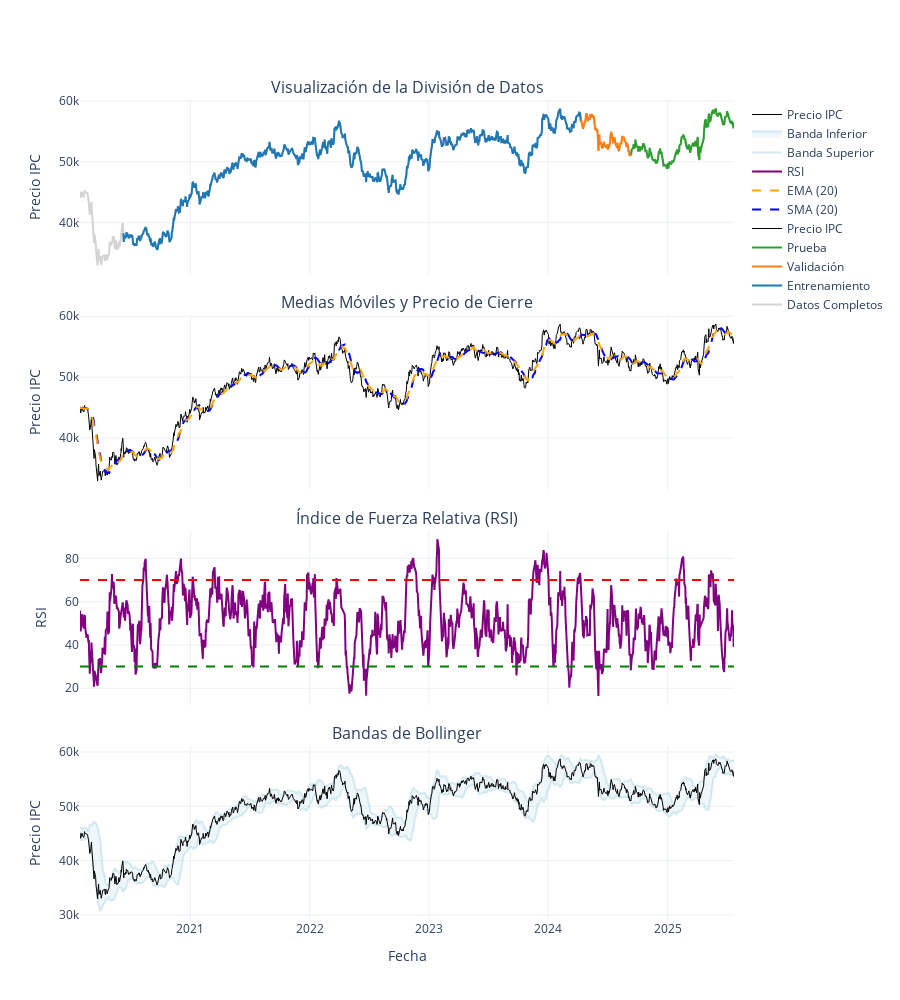

This figure's notebook cell:
### Markdown cell above
### 1. Pipeline de Procesamiento de Datos y Feature Engineering

Este pipeline se encarga de todo el proceso de preparación de datos:
1.  **Ingesta de Datos**: Descarga los precios de cierre diarios del IPC (`^MXX`) y de un conjunto de acciones relevantes del mercado mexicano usando `yfinance`.
2.  **Filtrado por Correlación**: Elimina tickers que tienen una correlación muy alta (>0.9) entre sí para evitar la multicolinealidad, conservando siempre el ticker objetivo (`^MXX`).
3.  **Ingeniería de Características (Feature Engineering)**: Calcula indicadores técnicos comunes (SMA, EMA, RSI, Bandas de Bollinger) para el IPC. Estos indicadores le dan al modelo más contexto sobre la tendencia, momento y volatilidad del mercado.
4.  **Limpieza Final**: Elimina cualquier fila con valores `NaN` que se generan al calcular los indicadores técnicos (que requieren un período inicial de datos).
5.  **Creación de Secuencias**: Transforma el set de datos en secuencias de `WINDOW_SIZE` (90 días) para entrenar el modelo LSTM. Cada secuencia de 90 días de todas las características se usa para predecir el precio del IPC del día 91.
6.  **División de Datos Robusta**: Utiliza `TimeSeriesSplit` para dividir los datos en conjuntos de entrenamiento y prueba, asegurando que el modelo no vea datos futuros durante el entrenamiento. Luego, se extrae un conjunto de validación del final del conjunto de entrenamiento.

### Code cell
# --- Data Processing Pipeline (UPDATED with Feature Engineering and Econometric Plots) ---
import plotly.subplots as sp

# --- Function to add technical indicators ---
def add_technical_indicators(df, ticker, window_size=20):
    """Adds technical indicators to the dataframe for a specific ticker."""
    df[f'{ticker}_SMA'] = df[ticker].rolling(window=window_size).mean()
    df[f'{ticker}_EMA'] = df[ticker].ewm(span=window_size, adjust=False).mean()
    delta = df[ticker].diff(1)
    gain = (delta.where(delta > 0, 0)).rolling(window=window_size).mean()
    loss = (-delta.where(delta < 0, 0)).rolling(window=window_size).mean()
    rs = gain / loss
    df[f'{ticker}_RSI'] = 100 - (100 / (1 + rs))
    df[f'{ticker}_BB_MA'] = df[ticker].rolling(window=window_size).mean()
    df[f'{ticker}_BB_STD'] = df[ticker].rolling(window=window_size).std()
    df[f'{ticker}_BB_UPPER'] = df[f'{ticker}_BB_MA'] + (df[f'{ticker}_BB_STD'] * 2)
    df[f'{ticker}_BB_LOWER'] = df[f'{ticker}_BB_MA'] - (df[f'{ticker}_BB_STD'] * 2)
    # We keep BB_MA for plotting, and drop it later before creating sequences
    return df

# --- Configuration ---
TARGET_TICKER = '^MXX'
WINDOW_SIZE = 90
feature_tickers = [
    'AC.MX', 'ALFAA.MX', 'ALPEKA.MX', 'AMXB.MX', 'ASURB.MX', 'BIMBOA.MX',
    'BOLSAA.MX', 'CEMEXCPO.MX', 'CUERVO.MX', 'ELEKTRA.MX', 'FEMSAUBD.MX',
    'GAPB.MX', 'GCARSOA1.MX', 'GENTERA.MX', 'GMEXICOB.MX', 'GRUMAB.MX',
    'IENOVA.MX', 'KIMBERA.MX', 'KOFUBL.MX', 'LABB.MX', 'LIVEPOLC-1.MX',
    'MEGACPO.MX', 'ORBIA.MX', 'PE&OLES.MX', 'PINFRA.MX', 'TLEVISACPO.MX',
    'VESTA.MX', 'WALMEX.MX', 'GMXT.MX', 'BBAJIOO.MX', 'RA.MX', 'SANMEXB.MX'
]
start_date = "2020-01-01"
end_date = datetime.today().strftime('%Y-%m-%d')
print(f"Fetching data from {start_date} to {end_date}...")

# --- Data Ingestion and Cleaning ---
all_tickers = [TARGET_TICKER] + feature_tickers
data = yf.download(all_tickers, start=start_date, end=end_date, auto_adjust=True, progress=False)
close_prices = data['Close'].dropna(how='all', axis=1)

# --- Correlation Filtering ---
correlation_matrix = close_prices.corr()
columns_to_remove = set()
for i in range(len(correlation_matrix.columns)):
    for j in range(i):
        if abs(correlation_matrix.iloc[i, j]) > 0.9:
            col_to_remove = correlation_matrix.columns[i]
            if col_to_remove != TARGET_TICKER and col_to_remove not in columns_to_remove:
                columns_to_remove.add(col_to_remove)
print(f"Tickers removed due to high correlation: {columns_to_remove}")
data_filtered = close_prices.drop(columns=columns_to_remove, errors='ignore')

# --- Feature Engineering ---
features_df_with_plot_cols = add_technical_indicators(data_filtered.copy(), TARGET_TICKER)

# Drop temporary columns used for plotting
features_df = features_df_with_plot_cols.drop(columns=[f'{TARGET_TICKER}_BB_MA', f'{TARGET_TICKER}_BB_STD'])
print(f"Added technical indicators. New shape: {features_df.shape}")
features_df.dropna(how='any', axis=0, inplace=True)
print(f"Shape after dropping NaNs: {features_df.shape}")

# Re-align plotting df with the final features_df
plot_df = features_df_with_plot_cols.loc[features_df.index]

# --- Final Data Structuring ---
all_cols = [col for col in features_df.columns if col != TARGET_TICKER]
new_order = [TARGET_TICKER] + all_cols
features_df = features_df[new_order]
if features_df.index.tz is not None:
    features_df.index = features_df.index.tz_localize(None)

# --- Sequence Creation ---
def create_multivariate_sequences(data: np.ndarray, window_size: int):
    x, y = [], []
    for i in range(len(data) - window_size):
        x.append(data[i:(i + window_size), :])
        y.append(data[i + window_size, 0])
    return np.array(x), np.array(y)

feature_scaler = MinMaxScaler()
features_scaled = feature_scaler.fit_transform(features_df)
X, y = create_multivariate_sequences(features_scaled, WINDOW_SIZE)

# --- Data Splitting with TimeSeriesSplit ---
tscv = TimeSeriesSplit(n_splits=5)
for train_index, test_index in tscv.split(X):
    X_train_full, X_test = X[train_index], X[test_index]
    y_train_full, y_test = y[train_index], y[test_index]
    dates_train_full, dates_test = features_df.index[WINDOW_SIZE:][train_index], features_df.index[WINDOW_SIZE:][test_index]

X_train, X_val, y_train, y_val, dates_train, dates_val = train_test_split(
    X_train_full, y_train_full, dates_train_full, test_size=0.1, shuffle=False
)

# --- Econometric and Data Split Visualization ---
fig = sp.make_subplots(rows=4, cols=1, shared_xaxes=True, vertical_spacing=0.05, 
                       subplot_titles=('Visualización de la División de Datos', 'Medias Móviles y Precio de Cierre', 'Índice de Fuerza Relativa (RSI)', 'Bandas de Bollinger'))

# Plot 1: Data Split
fig.add_trace(go.Scatter(x=plot_df.index, y=plot_df[TARGET_TICKER], name='Datos Completos', line=dict(color='lightgray')), row=1, col=1)
fig.add_trace(go.Scatter(x=dates_train, y=plot_df.loc[dates_train, TARGET_TICKER], name='Entrenamiento', line=dict(color='#1f77b4')), row=1, col=1)
fig.add_trace(go.Scatter(x=dates_val, y=plot_df.loc[dates_val, TARGET_TICKER], name='Validación', line=dict(color='#ff7f0e')), row=1, col=1)
fig.add_trace(go.Scatter(x=dates_test, y=plot_df.loc[dates_test, TARGET_TICKER], name='Prueba', line=dict(color='#2ca02c')), row=1, col=1)

# Plot 2: Moving Averages
fig.add_trace(go.Scatter(x=plot_df.index, y=plot_df[TARGET_TICKER], name='Precio IPC', line=dict(color='black', width=1)), row=2, col=1)
fig.add_trace(go.Scatter(x=plot_df.index, y=plot_df[f'{TARGET_TICKER}_SMA'], name='SMA (20)', line=dict(color='blue', dash='dash')), row=2, col=1)
fig.add_trace(go.Scatter(x=plot_df.index, y=plot_df[f'{TARGET_TICKER}_EMA'], name='EMA (20)', line=dict(color='orange', dash='dash')), row=2, col=1)

# Plot 3: RSI
fig.add_trace(go.Scatter(x=plot_df.index, y=plot_df[f'{TARGET_TICKER}_RSI'], name='RSI', line=dict(color='purple')), row=3, col=1)
fig.add_hline(y=70, line_dash="dash", line_color="red", row=3, col=1)
fig.add_hline(y=30, line_dash="dash", line_color="green", row=3, col=1)

# Plot 4: Bollinger Bands
fig.add_trace(go.Scatter(x=plot_df.index, y=plot_df[f'{TARGET_TICKER}_BB_UPPER'], name='Banda Superior', line=dict(color='rgba(173, 216, 230, 0.5)')), row=4, col=1)
fig.add_trace(go.Scatter(x=plot_df.index, y=plot_df[f'{TARGET_TICKER}_BB_LOWER'], name='Banda Inferior', line=dict(color='rgba(173, 216, 230, 0.5)'), fill='tonexty', fillcolor='rgba(173, 216, 230, 0.2)'), row=4, col=1)
fig.add_trace(go.Scatter(x=plot_df.index, y=plot_df[TARGET_TICKER], name='Precio IPC', line=dict(color='black', width=1)), row=4, col=1)

fig.update_layout(height=1000, template='plotly_white', showlegend=True, legend_tracegroupgap=220)
fig.update_yaxes(title_text="Precio IPC", row=1, col=1)
fig.update_yaxes(title_text="Precio IPC", row=2, col=1)
fig.update_yaxes(title_text="RSI", row=3, col=1)
fig.update_yaxes(title_text="Precio IPC", row=4, col=1)
fig.update_xaxes(title_text="Fecha", row=4, col=1)
fig.show()

# --- Tensor Conversion and DataLoader Creation ---
X_train_t = torch.tensor(X_train, dtype=torch.float32)
y_train_t = torch.tensor(y_train, dtype=torch.float32)
X_val_t = torch.tensor(X_val, dtype=torch.float32)
y_val_t = torch.tensor(y_val, dtype=torch.float32)
X_test_t = torch.tensor(X_test, dtype=torch.float32)
y_test_t = torch.tensor(y_test, dtype=torch.float32)

NUM_FEATURES = X_train_t.shape[2]
print(f"\nTarget Ticker: {TARGET_TICKER}")
print(f"Number of features (including technical indicators): {NUM_FEATURES}")

dl_args = {'batch_size': 64, 'shuffle': True, 'num_workers': 2, 'pin_memory': True, 'persistent_workers': True} if device.type == 'cuda' else {'batch_size': 64, 'shuffle': True}
test_dl_args = {**dl_args, 'shuffle': False}

train_loader = DataLoader(TensorDataset(X_train_t, y_train_t), **dl_args)
val_loader = DataLoader(TensorDataset(X_val_t, y_val_t), **test_dl_args)
test_loader = DataLoader(TensorDataset(X_test_t, y_test_t), **test_dl_args)

### Figure 1 — Plotly figure (JSON) as saved in the notebook; plotly's stock layout.template omitted (floating-point values rounded to 4 significant figures; data arrays with more than 128 entries replaced by an {"elided": "..."} marker saying what was removed)
{"data": [{"line": {"color": "lightgray"}, "name": "Datos Completos", "type": "scatter", "x": {"elided": "1380 str values"}, "xaxis": "x", "y": {"elided": "1380 float values"}, "yaxis": "y"}, {"line": {"color": "#1f77b4"}, "name": "Entrenamiento", "type": "scatter", "x": {"elided": "967 str values"}, "xaxis": "x", "y": {"elided": "967 float values"}, "yaxis": "y"}, {"line": {"color": "#ff7f0e"}, "name": "Validación", "type": "scatter", "x": ["2024-04-11T00:00:00.000000000", "2024-04-12T00:00:00.000000000", "2024-04-15T00:00:00.000000000", "2024-04-16T00:00:00.000000000", "2024-04-17T00:00:00.000000000", "2024-04-18T00:00:00.000000000", "2024-04-19T00:00:00.000000000", "2024-04-22T00:00:00.000000000", "2024-04-23T00:00:00.000000000", "2024-04-24T00:00:00.000000000", "2024-04-25T00:00:00.000000000", "2024-04-26T00:00:00.000000000", "2024-04-29T00:00:00.000000000", "2024-04-30T00:00:00.000000000", "2024-05-02T00:00:00.000000000", "2024-05-03T00:00:00.000000000", "2024-05-06T00:00:00.000000000", "2024-05-07T00:00:00.000000000", "2024-05-08T00:00:00.000000000", "2024-05-09T00:00:00.000000000", "2024-05-10T00:00:00.000000000", "2024-05-13T00:00:00.000000000", "2024-05-14T00:00:00.000000000", "2024-05-15T00:00:00.000000000", "2024-05-16T00:00:00.000000000", "2024-05-17T00:00:00.000000000", "2024-05-20T00:00:00.000000000", "2024-05-21T00:00:00.000000000", "2024-05-22T00:00:00.000000000", "2024-05-23T00:00:00.000000000", "2024-05-24T00:00:00.000000000", "2024-05-27T00:00:00.000000000", "2024-05-28T00:00:00.000000000", "2024-05-29T00:00:00.000000000", "2024-05-30T00:00:00.000000000", "2024-05-31T00:00:00.000000000", "2024-06-03T00:00:00.000000000", "2024-06-04T00:00:00.000000000", "2024-06-05T00:00:00.000000000", "2024-06-06T00:00:00.000000000", "2024-06-07T00:00:00.000000000", "2024-06-10T00:00:00.000000000", "2024-06-11T00:00:00.000000000", "2024-06-12T00:00:00.000000000", "2024-06-13T00:00:00.000000000", "2024-06-14T00:00:00.000000000", "2024-06-17T00:00:00.000000000", "2024-06-18T00:00:00.000000000", "2024-06-19T00:00:00.000000000", "2024-06-20T00:00:00.000000000", "2024-06-21T00:00:00.000000000", "2024-06-24T00:00:00.000000000", "2024-06-25T00:00:00.000000000", "2024-06-26T00:00:00.000000000", "2024-06-27T00:00:00.000000000", "2024-06-28T00:00:00.000000000", "2024-07-01T00:00:00.000000000", "2024-07-02T00:00:00.000000000", "2024-07-03T00:00:00.000000000", "2024-07-04T00:00:00.000000000", "2024-07-05T00:00:00.000000000", "2024-07-08T00:00:00.000000000", "2024-07-09T00:00:00.000000000", "2024-07-10T00:00:00.000000000", "2024-07-11T00:00:00.000000000", "2024-07-12T00:00:00.000000000", "2024-07-15T00:00:00.000000000", "2024-07-16T00:00:00.000000000", "2024-07-17T00:00:00.000000000", "2024-07-18T00:00:00.000000000", "2024-07-19T00:00:00.000000000", "2024-07-22T00:00:00.000000000", "2024-07-23T00:00:00.000000000", "2024-07-24T00:00:00.000000000", "2024-07-25T00:00:00.000000000", "2024-07-26T00:00:00.000000000", "2024-07-29T00:00:00.000000000", "2024-07-30T00:00:00.000000000", "2024-07-31T00:00:00.000000000", "2024-08-01T00:00:00.000000000", "2024-08-02T00:00:00.000000000", "2024-08-05T00:00:00.000000000", "2024-08-06T00:00:00.000000000", "2024-08-07T00:00:00.000000000", "2024-08-08T00:00:00.000000000", "2024-08-09T00:00:00.000000000", "2024-08-12T00:00:00.000000000", "2024-08-13T00:00:00.000000000", "2024-08-14T00:00:00.000000000", "2024-08-15T00:00:00.000000000", "2024-08-16T00:00:00.000000000", "2024-08-19T00:00:00.000000000", "2024-08-20T00:00:00.000000000", "2024-08-21T00:00:00.000000000", "2024-08-22T00:00:00.000000000", "2024-08-23T00:00:00.000000000", "2024-08-26T00:00:00.000000000", "2024-08-27T00:00:00.000000000", "2024-08-28T00:00:00.000000000", "2024-08-29T00:00:00.000000000", "2024-08-30T00:00:00.000000000", "2024-09-02T00:00:00.000000000", "2024-09-03T00:00:00.000000000", "2024-09-04T00:00:00.000000000", "2024-09-05T00:00:00.000000000", "2024-09-06T00:00:00.000000000", "2024-09-09T00:00:00.000000000", "2024-09-10T00:00:00.000000000"], "xaxis": "x", "y": [56830.0, 56570.0, 55980.0, 55800.0, 55420.0, 55740.0, 55860.0, 56550.0, 56630.0, 56460.0, 57070.0, 57830.0, 57830.0, 56730.0, 56680.0, 57140.0, 57280.0, 57110.0, 57080.0, 57850.0, 57720.0, 57730.0, 57230.0, 57450.0, 57460.0, 57580.0, 57390.0, 56760.0, 56430.0, 55920.0, 55410.0, 55450.0, 55180.0, 55210.0, 55350.0, 55180.0, 51810.0, 53490.0, 54410.0, 54480.0, 52980.0, 53120.0, 53130.0, 52980.0, 52280.0, 52220.0, 52400.0, 53190.0, 53320.0, 53330.0, 52790.0, 52510.0, 52600.0, 52470.0, 52310.0, 52440.0, 52880.0, 51950.0, 52800.0, 52650.0, 52330.0, 52910.0, 53330.0, 54280.0, 54420.0, 54950.0, 54310.0, 54380.0, 53740.0, 53040.0, 53680.0, 54010.0, 53710.0, 53170.0, 52930.0, 52820.0, 52520.0, 52330.0, 53140.0, 52420.0, 52240.0, 51780.0, 52400.0, 52680.0, 52880.0, 53050.0, 53040.0, 53670.0, 53720.0, 54260.0, 54080.0, 54100.0, 53990.0, 53860.0, 53320.0, 53490.0, 53170.0, 52470.0, 52440.0, 53140.0, 52910.0, 52490.0, 51590.0, 51810.0, 51660.0, 51080.0, 51140.0, 50970.0], "yaxis": "y"}, {"line": {"color": "#2ca02c"}, "name": "Prueba", "type": "scatter", "x": {"elided": "215 str values"}, "xaxis": "x", "y": {"elided": "215 float values"}, "yaxis": "y"}, {"line": {"color": "black", "width": 1}, "name": "Precio IPC", "type": "scatter", "x": {"elided": "1380 str values"}, "xaxis": "x2", "y": {"elided": "1380 float values"}, "yaxis": "y2"}, {"line": {"color": "blue", "dash": "dash"}, "name": "SMA (20)", "type": "scatter", "x": {"elided": "1380 str values"}, "xaxis": "x2", "y": {"elided": "1380 float values"}, "yaxis": "y2"}, {"line": {"color": "orange", "dash": "dash"}, "name": "EMA (20)", "type": "scatter", "x": {"elided": "1380 str values"}, "xaxis": "x2", "y": {"elided": "1380 float values"}, "yaxis": "y2"}, {"line": {"color": "purple"}, "name": "RSI", "type": "scatter", "x": {"elided": "1380 str values"}, "xaxis": "x3", "y": {"elided": "1380 float values"}, "yaxis": "y3"}, {"line": {"color": "rgba(173, 216, 230, 0.5)"}, "name": "Banda Superior", "type": "scatter", "x": {"elided": "1380 str values"}, "xaxis": "x4", "y": {"elided": "1380 float values"}, "yaxis": "y4"}, {"fill": "tonexty", "fillcolor": "rgba(173, 216, 230, 0.2)", "line": {"color": "rgba(173, 216, 230, 0.5)"}, "name": "Banda Inferior", "type": "scatter", "x": {"elided": "1380 str values"}, "xaxis": "x4", "y": {"elided": "1380 float values"}, "yaxis": "y4"}, {"line": {"color": "black", "width": 1}, "name": "Precio IPC", "type": "scatter", "x": {"elided": "1380 str values"}, "xaxis": "x4", "y": {"elided": "1380 float values"}, "yaxis": "y4"}], "layout": {"annotations": [{"font": {"size": 16}, "showarrow": false, "text": "Visualización de la División de Datos", "x": 0.5, "xanchor": "center", "xref": "paper", "y": 1, "yanchor": "bottom", "yref": "paper"}, {"font": {"size": 16}, "showarrow": false, "text": "Medias Móviles y Precio de Cierre", "x": 0.5, "xanchor": "center", "xref": "paper", "y": 0.7375, "yanchor": "bottom", "yref": "paper"}, {"font": {"size": 16}, "showarrow": false, "text": "Índice de Fuerza Relativa (RSI)", "x": 0.5, "xanchor": "center", "xref": "paper", "y": 0.475, "yanchor": "bottom", "yref": "paper"}, {"font": {"size": 16}, "showarrow": false, "text": "Bandas de Bollinger", "x": 0.5, "xanchor": "center", "xref": "paper", "y": 0.2125, "yanchor": "bottom", "yref": "paper"}], "height": 1000, "legend": {"tracegroupgap": 220}, "shapes": [{"line": {"color": "red", "dash": "dash"}, "type": "line", "x0": 0, "x1": 1, "xref": "x3 domain", "y0": 70, "y1": 70, "yref": "y3"}, {"line": {"color": "green", "dash": "dash"}, "type": "line", "x0": 0, "x1": 1, "xref": "x3 domain", "y0": 30, "y1": 30, "yref": "y3"}], "showlegend": true, "xaxis": {"anchor": "y", "domain": [0, 1], "matches": "x4", "showticklabels": false}, "xaxis2": {"anchor": "y2", "domain": [0, 1], "matches": "x4", "showticklabels": false}, "xaxis3": {"anchor": "y3", "domain": [0, 1], "matches": "x4", "showticklabels": false}, "xaxis4": {"anchor": "y4", "domain": [0, 1], "title": {"text": "Fecha"}}, "yaxis": {"anchor": "x", "domain": [0.7875, 1], "title": {"text": "Precio IPC"}}, "yaxis2": {"anchor": "x2", "domain": [0.525, 0.7375], "title": {"text": "Precio IPC"}}, "yaxis3": {"anchor": "x3", "domain": [0.2625, 0.475], "title": {"text": "RSI"}}, "yaxis4": {"anchor": "x4", "domain": [0, 0.2125], "title": {"text": "Precio IPC"}}}}
